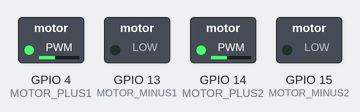
This sketch was run on a simulated ESP32. Shown: switched loads named in the sketch (green lamp = pin HIGH). What the sketch prints to the serial monitor is not drawn.

Above: at 0.05 s.
At 11.0 s:
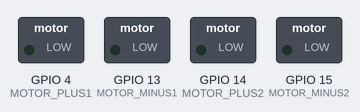
Timing chart, 0 to 14.3 s (numbered marks = the images above):
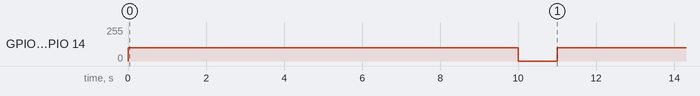

The sketch:

conveyor_card.ino
```cpp
#define MOTOR_PLUS1 4   //12を使うとずっとリセットがかかって動かない
#define MOTOR_MINUS1 13 //13
#define MOTOR_PLUS2 14   //14
#define MOTOR_MINUS2 15  //15


int speed;
//int speed_max = 175;
int speed_min = 100;

void setup() {
  // シリアルポート宣言
  Serial.begin(115200);

  // put your setup code here, to run once:
  pinMode(MOTOR_PLUS1, OUTPUT);
  pinMode(MOTOR_MINUS1, OUTPUT);
  pinMode(MOTOR_PLUS2, OUTPUT);
  pinMode(MOTOR_MINUS2, OUTPUT);
}

void loop() {
  speed = speed_min;

  Serial.println("動作前...");

  analogWrite( MOTOR_PLUS1, speed );
  analogWrite( MOTOR_PLUS2, speed );

  Serial.println("動作中...");

  delay(1000*10);

  analogWrite( MOTOR_PLUS1, 0 );
  analogWrite( MOTOR_PLUS2, 0 );

  Serial.println("動作終了...");

  delay(1000*1);
}
```

Measured:
- by itself, GPIO 4 (MOTOR_PLUS1), GPIO 14 (MOTOR_PLUS2): alternates 100/255 for 10.0 s and 0/255 for 1.0 s
